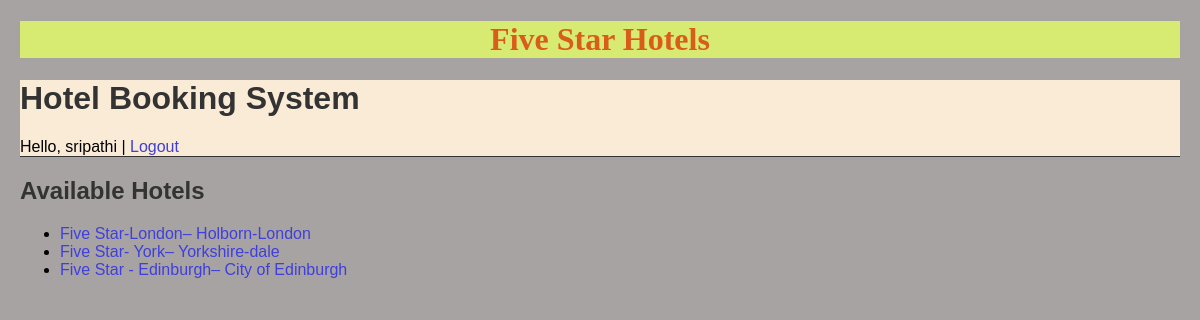
The app's page / (signed in) with its own data.
### booking/models.py (models this page shows, shortened)
class Hotel(models.Model):
    name = models.CharField(max_length=100)
    location = models.CharField(max_length=100)
    description = models.TextField()

### booking/views.py (the view)
# urls.py: path('', views.hotel_list, name='hotel_list'),
def hotel_list(request):
    hotels = Hotel.objects.all()
    return render(request, 'booking/hotel_list.html', {'hotels': hotels})

### booking/templates/booking/hotel_list.html
{% extends 'booking/base.html' %}
{% block content %}
  <h2>Available Hotels</h2>
  {% if hotels %}
    <ul>
      {% for hotel in hotels %}
        <li><a href="{% url 'room_list' hotel.id %}">{{ hotel.name }}– {{ hotel.location }}</a></li>
      {% endfor %}
    </ul>
  {% else %}
    <p>No hotels available at the moment.</p>
  {% endif %}
{% endblock %}

### booking/templates/booking/base.html (shortened to what this page needs)
<!DOCTYPE html>
<html>
<head><title>Five Star Hotels</title>
</head>
<body>
  <h1 id="heading">Five Star Hotels</h1>
  <div id="logArea">
  <h1>Hotel Booking System</h1>
  {% if user.is_authenticated %}
    Hello, {{ user.username }} | <a href="{% url 'logout' %}">Logout</a>
  {% else %}
    <a href="{% url 'login' %}">Login</a> | <a href="{% url 'register' %}">Register</a>
  {% endif %}
  </div>
  <hr>
  {% block content %}{% endblock %}
</body>
</html>

### booking/templates/booking/base.html (style rules this page uses)
body { font-family: Arial, sans-serif; margin: 20px; background-color: hwb(0 64% 34%); }
h1, h2 { color: #333; }
#heading { text-align: center; color:#d95c1b; font-family:imogi; background-color: rgb(215, 235, 115); }
#logArea { text-align: left; margin-bottom: 0; background-color: antiquewhite; }
hr { border: 0; height: 1px; background: #333; margin-top: 0; margin-bottom: 20px; }
a { text-decoration: none; color:#3f3fdb; }

### records on screen
Hotel: name "Five Star-London", location "Holborn-London"
Hotel: name "Five Star- York", location "Yorkshire-dale"
Hotel: name "Five Star - Edinburgh", location "City of Edinburgh"

### other values on screen
{{ user.username }} "sripathi"
